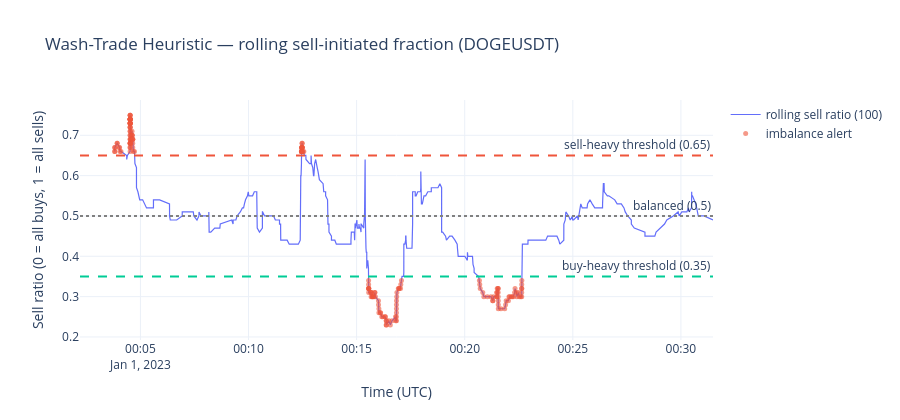

Write notebook code for a chart like this one.
### Code cell
fig = go.Figure()
fig.add_trace(go.Scatter(
    x=side_df['event_time'], y=side_df['sell_ratio'],
    mode='lines', name='rolling sell ratio (100)',
    line=dict(width=1.2, color='#636EFA'),
))
fig.add_hline(y=0.65, line_dash='dash', line_color='#EF553B',
              annotation_text='sell-heavy threshold (0.65)')
fig.add_hline(y=0.35, line_dash='dash', line_color='#00CC96',
              annotation_text='buy-heavy threshold (0.35)')
fig.add_hline(y=0.5, line_dash='dot', line_color='gray',
              annotation_text='balanced (0.5)')
if len(imbalanced) > 0:
    fig.add_trace(go.Scatter(
        x=imbalanced['event_time'], y=imbalanced['sell_ratio'],
        mode='markers', name='imbalance alert',
        marker=dict(size=5, color='#EF553B', symbol='circle', opacity=0.6),
    ))
fig.update_layout(
    title='Wash-Trade Heuristic — rolling sell-initiated fraction (DOGEUSDT)',
    xaxis_title='Time (UTC)',
    yaxis_title='Sell ratio (0 = all buys, 1 = all sells)',
    template='plotly_white', height=420,
)
fig.show()

### Figure 1 — Plotly figure (JSON) as saved in the notebook; plotly's stock layout.template omitted (floating-point values rounded to 4 significant figures; data arrays with more than 128 entries replaced by an {"elided": "..."} marker saying what was removed)
{"data": [{"line": {"color": "#636EFA", "width": 1.2}, "mode": "lines", "name": "rolling sell ratio (100)", "type": "scatter", "x": {"elided": "902 str values"}, "y": {"elided": "902 float values"}}, {"marker": {"color": "#EF553B", "opacity": 0.6, "size": 5, "symbol": "circle"}, "mode": "markers", "name": "imbalance alert", "type": "scatter", "x": {"elided": "173 str values"}, "y": {"elided": "173 float values"}}], "layout": {"annotations": [{"showarrow": false, "text": "sell-heavy threshold (0.65)", "x": 1, "xanchor": "right", "xref": "x domain", "y": 0.65, "yanchor": "bottom", "yref": "y"}, {"showarrow": false, "text": "buy-heavy threshold (0.35)", "x": 1, "xanchor": "right", "xref": "x domain", "y": 0.35, "yanchor": "bottom", "yref": "y"}, {"showarrow": false, "text": "balanced (0.5)", "x": 1, "xanchor": "right", "xref": "x domain", "y": 0.5, "yanchor": "bottom", "yref": "y"}], "height": 420, "shapes": [{"line": {"color": "#EF553B", "dash": "dash"}, "type": "line", "x0": 0, "x1": 1, "xref": "x domain", "y0": 0.65, "y1": 0.65, "yref": "y"}, {"line": {"color": "#00CC96", "dash": "dash"}, "type": "line", "x0": 0, "x1": 1, "xref": "x domain", "y0": 0.35, "y1": 0.35, "yref": "y"}, {"line": {"color": "gray", "dash": "dot"}, "type": "line", "x0": 0, "x1": 1, "xref": "x domain", "y0": 0.5, "y1": 0.5, "yref": "y"}], "title": {"text": "Wash-Trade Heuristic — rolling sell-initiated fraction (DOGEUSDT)"}, "xaxis": {"title": {"text": "Time (UTC)"}}, "yaxis": {"title": {"text": "Sell ratio (0 = all buys, 1 = all sells)"}}}}
